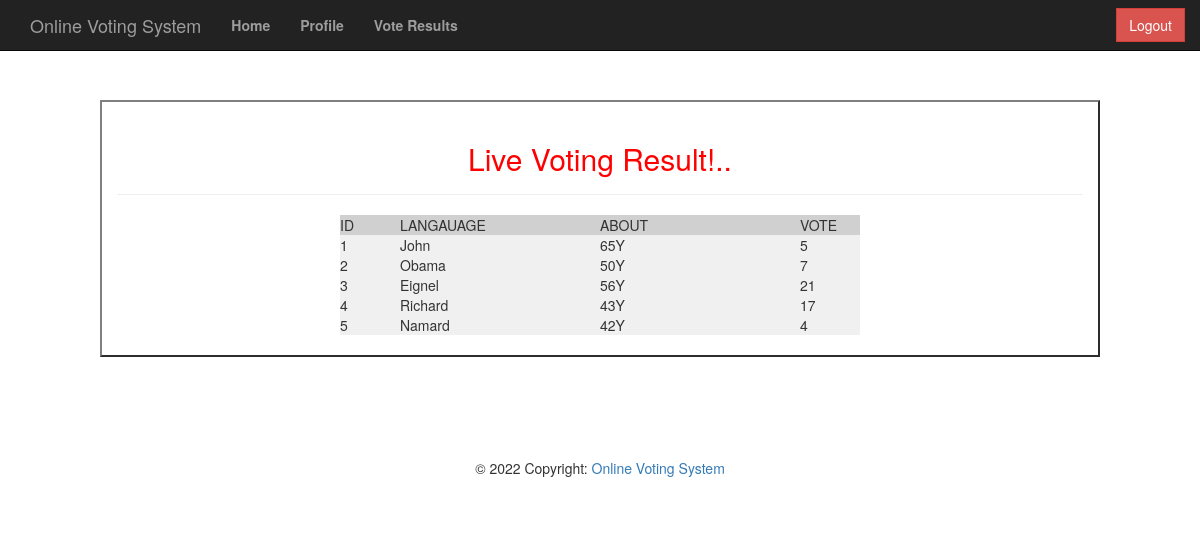
The page /lan_view.php (signed in) on the database its author committed.
### tables this page shows
CREATE TABLE `prisdents` (
  `lan_id` int(100) NOT NULL,
  `fullname` varchar(10) NOT NULL,
  `about` varchar(255) NOT NULL,
  `votecount` int(255) NOT NULL
);

### lan_view.php (the view, shortened to what this page needs)
<!DOCTYPE html>
<html>
<head>
	<?php
	require 'header_voter.php';
	?>
	<link href="css/bootstrap.min.css" rel="stylesheet">
</head>
<body>
	<div class="col-sm-12">
		<?php
		include "header_voter.php";
		?>
	</div>
	<div class="container" style="padding:100px;">
		<div class="row">
			<div class="col-sm-12" style="border:2px outset gray;">
				<div class="page-header text-center">
					<h2 class="specialHead">
						<font color="red">Live Voting Result!.. </font>
					</h2>
				</div>
				<?php
				include "connection.php";
				$member = mysqli_query($con, 'SELECT * FROM prisdents');
				if (mysqli_num_rows($member) == 0) {
					echo '<font color="red">No results found</font>';
				} else {
					echo '<center><table><tr bgcolor="d0d0d0">
							<td width="60px">ID</td>
							<td width="200px">LANGAUAGE</td>
							<td width="200px">ABOUT</td>
							<td width="60px">VOTE</td>
							</tr>';
					while ($mb = mysqli_fetch_object($member)) {
						$id = $mb->lan_id;
						$name = $mb->fullname;
						$about = $mb->about;
						$vote = $mb->votecount;
						echo '<tr bgcolor="#f0f0f0">';
						echo '<td>' . $id . '</td>';
						echo '<td>' . $name . '</td>';
						echo '<td>' . $about . '</td>';
						echo '<td>' . $vote . '</td>';
						echo "</tr>";
					}
					echo '</table></center>';
				}
				?>
				<br>
			</div>
		</div>
	</div>
	<nav class="navbar fixed-bottom navbar-light bg-light">
		<footer class="page-footer font-small special-color-dark pt-4">
			<div class="footer-copyright text-center py-3">© 2022 Copyright:
				<a href="/"> Online Voting System </a>
			</div>
		</footer>
	</nav>
</body>
</html>

### header_voter.php (shortened to what this page needs)
<!DOCTYPE html PUBLIC "-//W3C//DTD XHTML 1.0 Transitional//EN" "http://www.w3.org/TR/xhtml1/DTD/xhtml1-transitional.dtd">
<html xmlns="http://www.w3.org/1999/xhtml">
<head>
    <link href="css/bootstrap.min.css" rel="stylesheet">
</head>
<body>
    <div class="container">
        <nav class="navbar navbar-default navbar-fixed-top navbar-inverse
    " role="navigation">
            <div class="container">
                <div class="navbar-header">
                    <a href="index.php" class="navbar-brand headerFont text-lg">Online Voting System</a>
                </div>
                <div class="collapse navbar-collapse" id="example-nav-collapse">
                    <ul class="nav navbar-nav">
                        <li><a href="voter.php"><span class="subFont"><strong>Home</strong></span></a></li>
                        <li><a href="profile.php"><span class="subFont"><strong>Profile</strong></span></a></li>
                        <li><a href="lan_view.php"><span class="subFont"><strong>Vote Results</strong></span></a></li>
                    </ul>
                    <span class="normalFont"><a href="logout.php" class="btn btn-danger navbar-right navbar-btn" style="border-radius:0%">Logout</a></span></button>
                </div>
        </nav>
    </div>
</body>
</html>

### rows shown on the page
prisdents: lan_id "1", fullname "John", about "65Y", votecount "5"
prisdents: lan_id "2", fullname "Obama", about "50Y", votecount "7"
prisdents: lan_id "3", fullname "Eignel", about "56Y", votecount "21"
prisdents: lan_id "4", fullname "Richard", about "43Y", votecount "17"
prisdents: lan_id "5", fullname "Namard", about "42Y", votecount "4"
